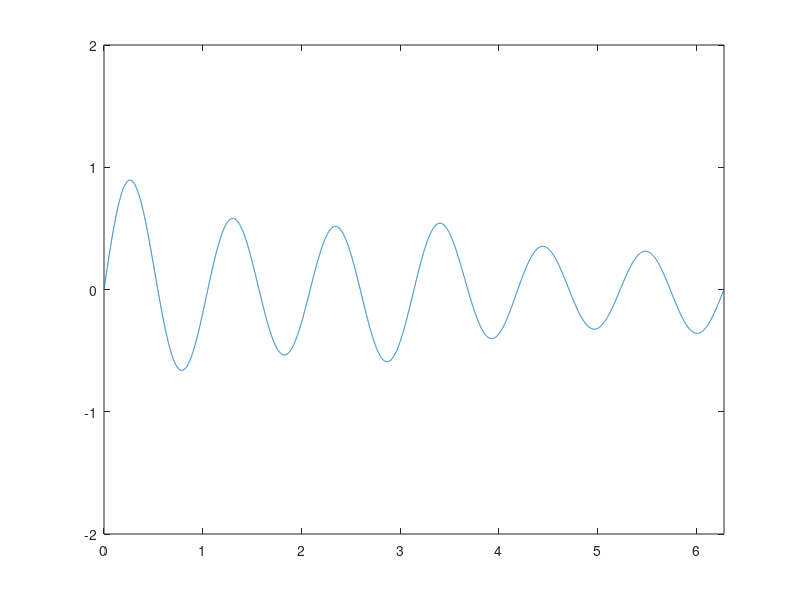

Recreate this plot in MATLAB.
fs = 8192;
rhythm = 1;
freq = 2;
x = linspace(0, 2 * pi * rhythm, fs * rhythm);
y = 0.05*sin(freq * x)+0.1*sin(2*freq * x)+0.8*sin(3*freq * x)+0.025*sin(4*freq * x);
waves = y.*exp(-x/(rhythm * 2* pi));
plot(x,waves);
axis([0,2*pi,-2,2]);
sound(waves,fs)